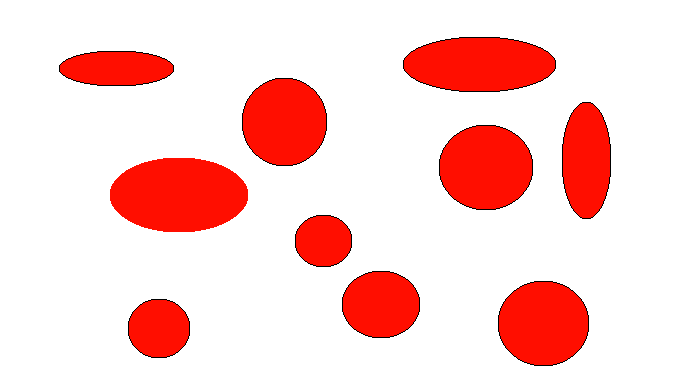
#> input picture Run/sample.jpg, 683 x 384 px
$ python shape.py
#> lines starting #> are read from the running program, lines starting #| are printed output that depends on the picture; after the words box and inside, x2 and y2 are one past the last pixel; in counts of white or black regions, pixels touching at a corner belong together
import sys
import cv2 as cv
import numpy as np
def main(argv):

    default_file = 'sample.jpg'
    filename = argv[0] if len(argv) > 0 else default_file
    # Loads an image
    src = cv.imread(cv.samples.findFile(filename), cv.IMREAD_COLOR)
#> src is the input picture: shape (384, 683, 3); mean B, G, R 205.6, 208.2, 253
    # Check if image is loaded fine
    if src is None:
        print ('Error opening image!')
        print ('Usage: hough_circle.py [image_name -- default ' + default_file + '] \n')
        return -1
    gray = cv.cvtColor(src, cv.COLOR_BGR2GRAY)
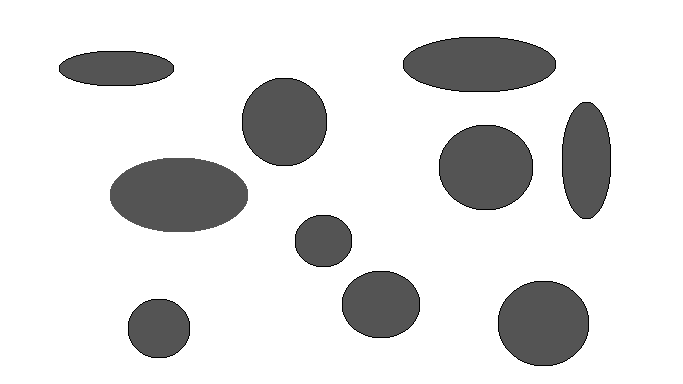
#> gray: shape (384, 683); min 0, max 255, mean 221.2
    gray = cv.medianBlur(gray, 5)
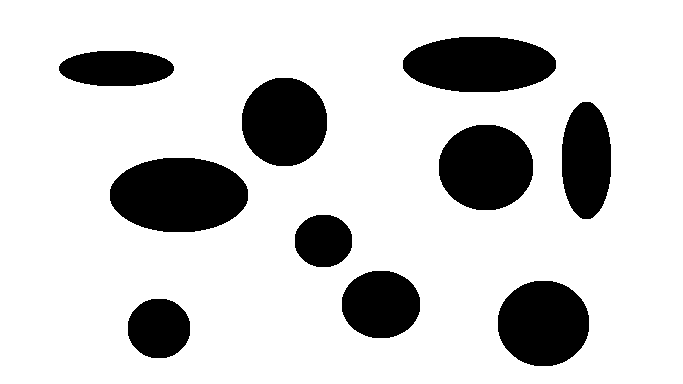
#> gray: shape (384, 683); values 84 (black) and 255 (white), 80.6% white; 10 black regions, largest, box (x1, y1, x2, y2) and area: (110, 158, 248, 232) 8149, (403, 37, 556, 92) 6740, (439, 125, 533, 210) 6387
    rows = gray.shape[0]
#> rows = 384
    circles = cv.HoughCircles(gray, cv.HOUGH_GRADIENT, 1, rows / 8,
                               param1=100, param2=30,
                               minRadius=1, maxRadius=30)
#> circles = None
    if circles is not None:
        circles = np.uint16(np.around(circles))
        for i in circles[0, :]:
            center = (i[0], i[1])
            # circle center
            cv.circle(src, center, 1, (0, 100, 100), 3)
            # circle outline
            radius = i[2]
            cv.circle(src, center, radius, (255, 0, 255), 3)


    cv.imshow("detected circles", src)
    cv.waitKey(0)

    return 0
if __name__ == "__main__":
    main(sys.argv[1:])

$ run again, with Run/shapes.jpg copied over Run/sample.jpg
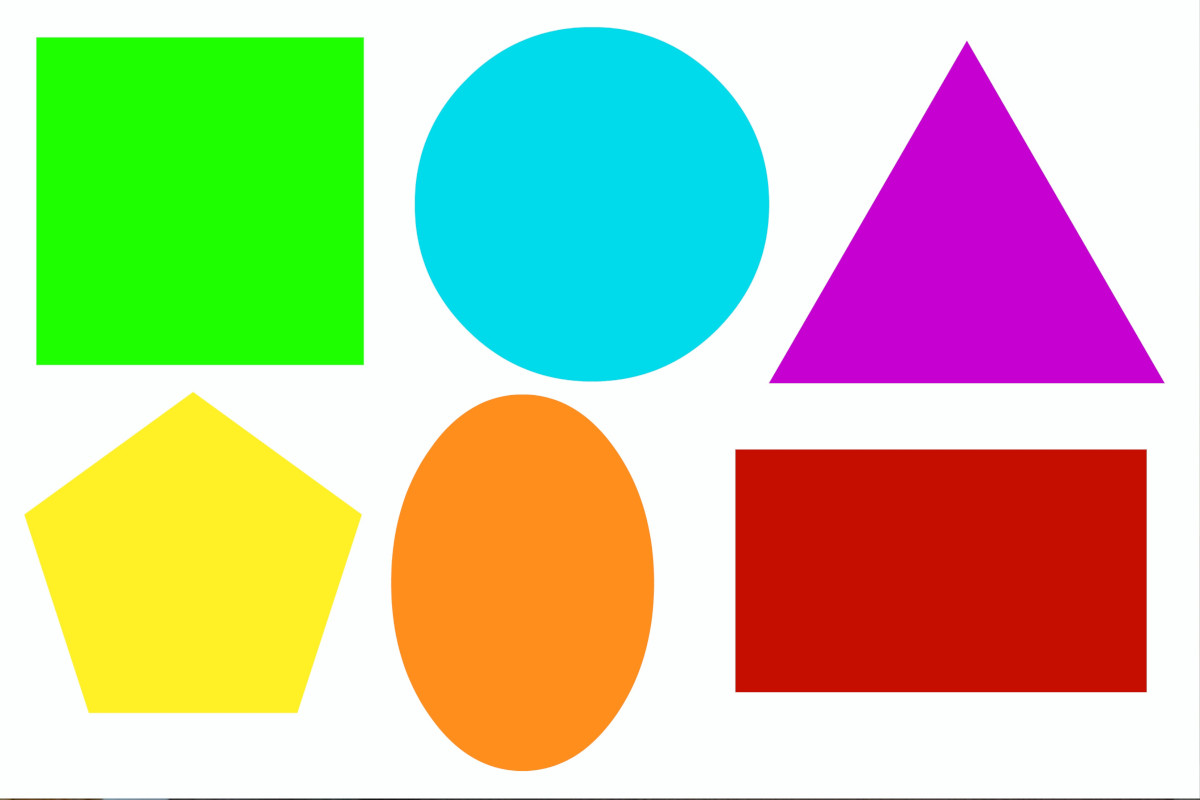
#> input picture Run/shapes.jpg, 1200 x 800 px
#> in main, src is the input picture: shape (800, 1200, 3); mean B, G, R 158.4, 197.5, 192.2
#> in main, `gray = cv.cvtColor(src, cv.COLOR_BGR2GRAY)`:
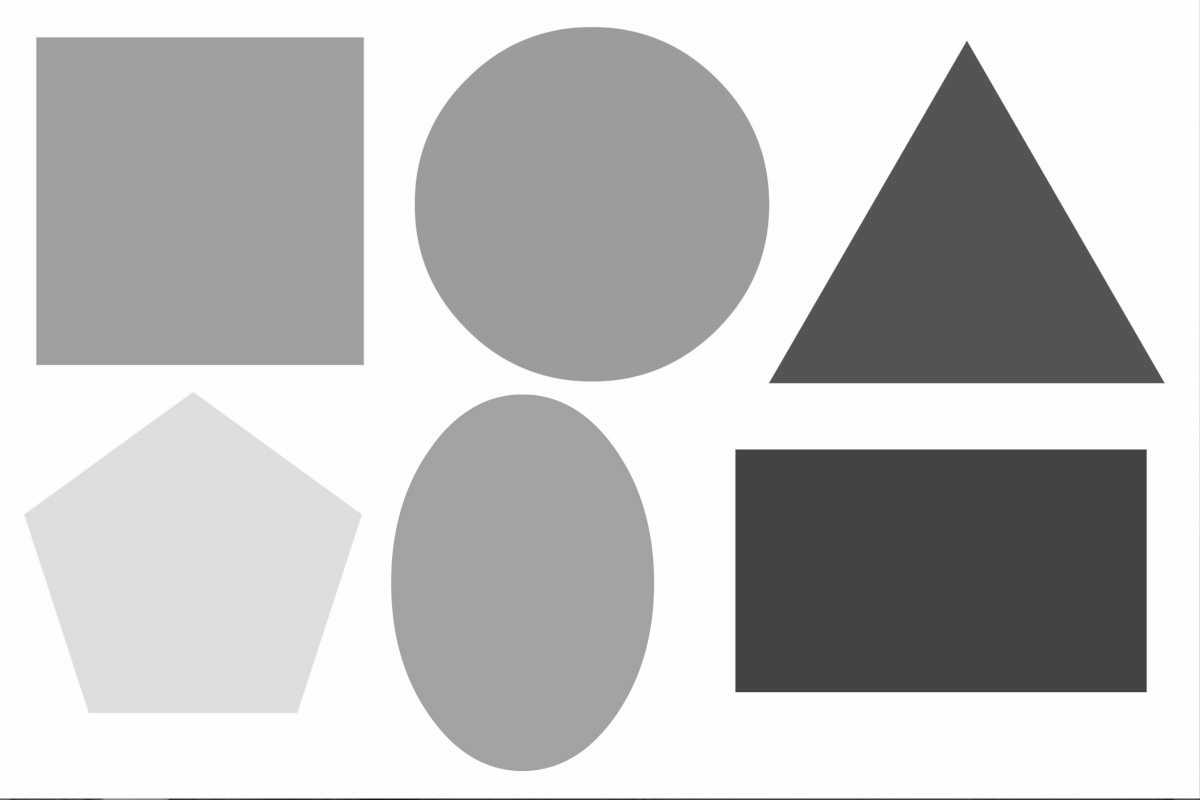
#> gray: shape (800, 1200); min 20, max 255, mean 191.3
#> circles = None
